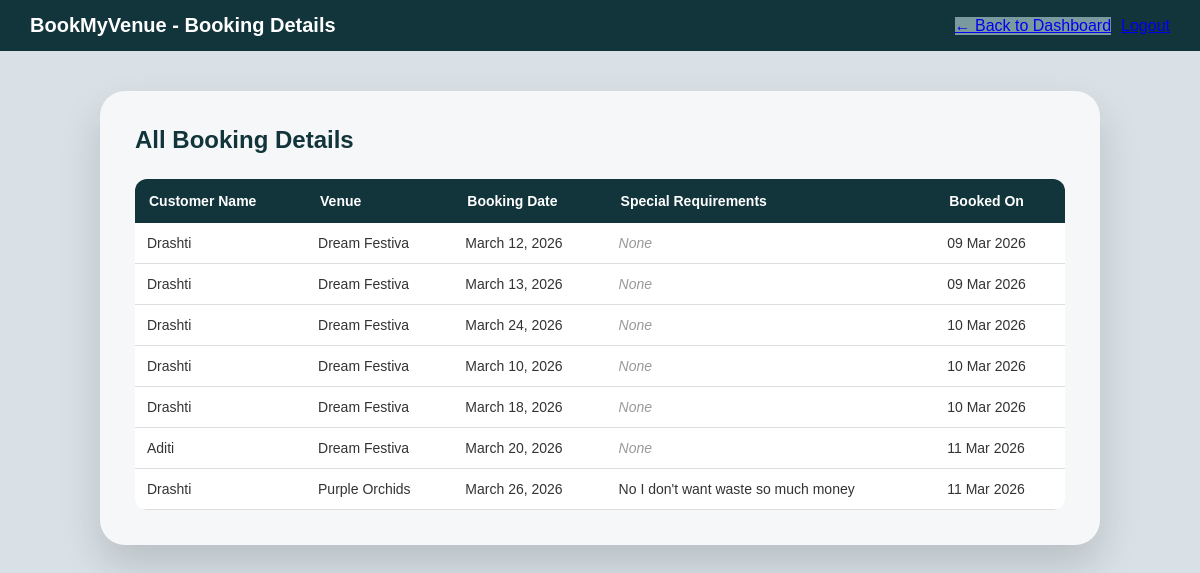
/owner/booking-details/ (signed in), run on an earlier commit of the app's database.
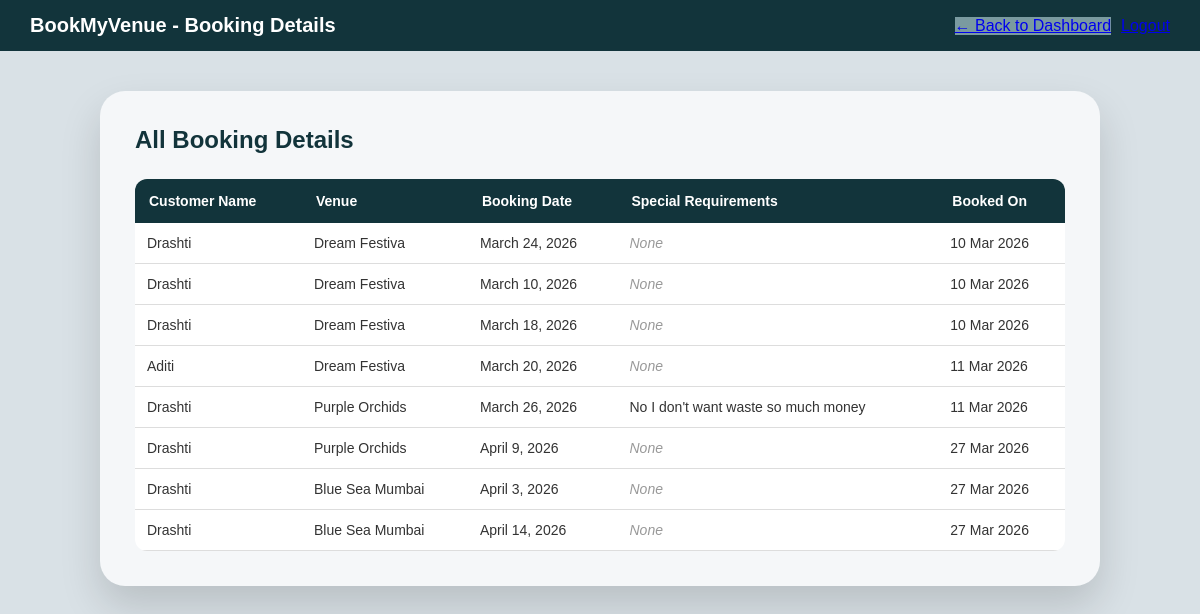
And on a later commit of the database.
### main/models.py (models this page shows, shortened)
class Booking(models.Model):
    venue = models.ForeignKey(Venue, on_delete=models.CASCADE, related_name='bookings')
    user = models.ForeignKey(User, on_delete=models.CASCADE, related_name='bookings')
    date = models.DateField()
    special_requirements = models.TextField(blank=True, null=True)
    created_at = models.DateTimeField(auto_now_add=True)
    class Meta:
        unique_together = ('venue', 'date')

class User(AbstractUser):
    role = models.CharField(
        max_length=15,
        choices=[
            ('venue_owner', 'Venue Owner'),
            ('user', 'User'),
        ],
        default='user'
    )

class Venue(models.Model):
    owner = models.ForeignKey(User, on_delete=models.CASCADE, related_name='venues')
    name = models.CharField(max_length=200)
    owner_name = models.CharField(max_length=200)
    address = models.TextField()
    city = models.CharField(max_length=100)
    state = models.CharField(max_length=100)
    capacity = models.IntegerField()
    total_area = models.CharField(max_length=50, blank=True, null=True)
    parking_area = models.CharField(max_length=50, blank=True, null=True)
    venue_type = models.CharField(max_length=20, choices=[('AC', 'AC'), ('Non-AC', 'Non-AC'), ('Both', 'Both')])
    facilities = models.TextField(blank=True, null=True)
    instructions = models.TextField(blank=True, null=True)
    price = models.DecimalField(max_digits=10, decimal_places=2)
    contact1 = models.CharField(max_length=15)
    contact2 = models.CharField(max_length=15, blank=True, null=True)
    created_at = models.DateTimeField(auto_now_add=True)

### main/views.py (the view)
# urls.py: path('owner/booking-details/', views.owner_booking_details, name='owner_booking_details'),
@login_required(login_url='login')
def owner_booking_details(request):
    owner = request.user
    bookings = Booking.objects.filter(
        venue__owner=owner
    ).select_related('venue', 'user')
    return render(
        request,
        'owner_booking_details.html',
        {'bookings': bookings}
    )

### main/templates/owner_booking_details.html (shortened to what this page needs)
{% load static %}
<!DOCTYPE html>
<html lang="en">
<head>
<link rel="stylesheet" href="{% static 'owner_booking_details.css' %}">
</head>
<body>
<nav class="navbar">
<span class="navbar-brand">
BookMyVenue - Booking Details
</span>
<div class="navbar-links">
<a href="{% url 'dashboard' %}" class="btn btn-secondary">
← Back to Dashboard
</a>
<a href="{% url 'logout' %}" class="btn btn-danger">
</a>
</div>
</nav>
<div class="page-wrapper">
<div class="container">
<h2>All Booking Details</h2>
{% if bookings %}
<table class="booking-table">
<thead>
<tr>
<th>Customer Name</th>
<th>Venue</th>
<th>Booking Date</th>
<th>Special Requirements</th>
<th>Booked On</th>
</tr>
</thead>
<tbody>
{% for booking in bookings %}
<tr>
<td>{{ booking.user.username }}</td>
<td>{{ booking.venue.name }}</td>
<td>{{ booking.date }}</td>
<td>
{% if booking.special_requirements %}
{{ booking.special_requirements }}
{% else %}
<span class="no-data">None</span>
{% endif %}
</td>
<td>{{ booking.created_at|date:"d M Y" }}</td>
</tr>
{% endfor %}
</tbody>
</table>
{% else %}
<div class="empty-state">
No bookings have been made yet.
</div>
{% endif %}
</div>
</div>
</body>
</html>

### static/owner_booking_details.css (style rules this page uses)
* { box-sizing:border-box; margin:0; padding:0; }
body { font-family:Arial, sans-serif; background:#d9e1e6; min-height:100vh; }
.navbar { background:#12343b; padding:14px 30px; display:flex; align-items:center; justify-content:space-between; }
.navbar-brand { color:#fff; font-size:20px; font-weight:bold; }
.navbar-links { display:flex; gap:10px; }
.page-wrapper { padding:40px 20px; display:flex; justify-content:center; }
.container { background:#f5f7f9; width:100%; max-width:1000px; padding:35px; border-radius:25px; box-shadow:0 20px 40px rgba(0,0,0,0.15); }
h2 { color:#12343b; margin-bottom:25px; }
.booking-table { width:100%; border-collapse:collapse; background:#fff; border-radius:12px; overflow:hidden; }
.booking-table th { background:#12343b; color:white; padding:14px; font-size:14px; text-align:left; }
.booking-table td { padding:12px; border-bottom:1px solid #ddd; font-size:14px; color:#333; }
.btn-secondary { background:#7a9aa0; }
.no-data { color:#999; font-style:italic; }

What changed in the data, as far as the page shows it:
removed Booking: user.username "Drashti", venue.name "Dream Festiva", date "March 12, 2026", special_requirements "None", created_at "09 Mar 2026"
removed Booking: user.username "Drashti", venue.name "Dream Festiva", date "March 13, 2026", special_requirements "None", created_at "09 Mar 2026"
added Booking: user.username "Drashti", venue.name "Purple Orchids", date "April 9, 2026", special_requirements "None", created_at "27 Mar 2026"
added Booking: user.username "Drashti", venue.name "Blue Sea Mumbai", date "April 3, 2026", special_requirements "None", created_at "27 Mar 2026"
added Booking: user.username "Drashti", venue.name "Blue Sea Mumbai", date "April 14, 2026", special_requirements "None", created_at "27 Mar 2026"
